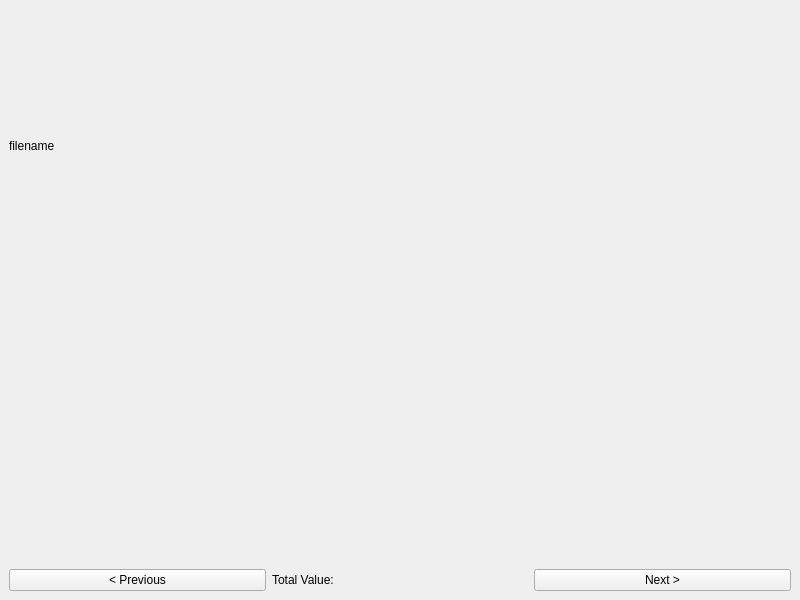
<?xml version="1.0" encoding="UTF-8"?>
<ui version="4.0">
 <class>winDetect</class>
 <widget class="QMainWindow" name="winDetect">
  <property name="geometry">
   <rect>
    <x>0</x>
    <y>0</y>
    <width>800</width>
    <height>600</height>
   </rect>
  </property>
  <property name="windowTitle">
   <string>Coin Detect</string>
  </property>
  <widget class="QWidget" name="centralwidget">
   <layout class="QVBoxLayout" name="verticalLayout_2">
    <item>
     <layout class="QHBoxLayout" name="horizontalLayout">
      <item>
       <widget class="QLabel" name="lblName">
        <property name="text">
         <string>filename</string>
        </property>
       </widget>
      </item>
     </layout>
    </item>
    <item>
     <layout class="QHBoxLayout" name="hlButtons">
      <item>
       <widget class="QLabel" name="lblImage">
        <property name="text">
         <string/>
        </property>
        <property name="scaledContents">
         <bool>true</bool>
        </property>
       </widget>
      </item>
     </layout>
    </item>
    <item>
     <layout class="QHBoxLayout" name="hlImage">
      <item>
       <widget class="QPushButton" name="btnPrev">
        <property name="text">
         <string>&lt; Previous</string>
        </property>
       </widget>
      </item>
      <item>
       <widget class="QLabel" name="lblValue">
        <property name="text">
         <string>Total Value:</string>
        </property>
       </widget>
      </item>
      <item>
       <widget class="QPushButton" name="btnNext">
        <property name="text">
         <string>Next &gt;</string>
        </property>
       </widget>
      </item>
     </layout>
    </item>
   </layout>
  </widget>
 </widget>
 <resources/>
 <connections/>
</ui>
